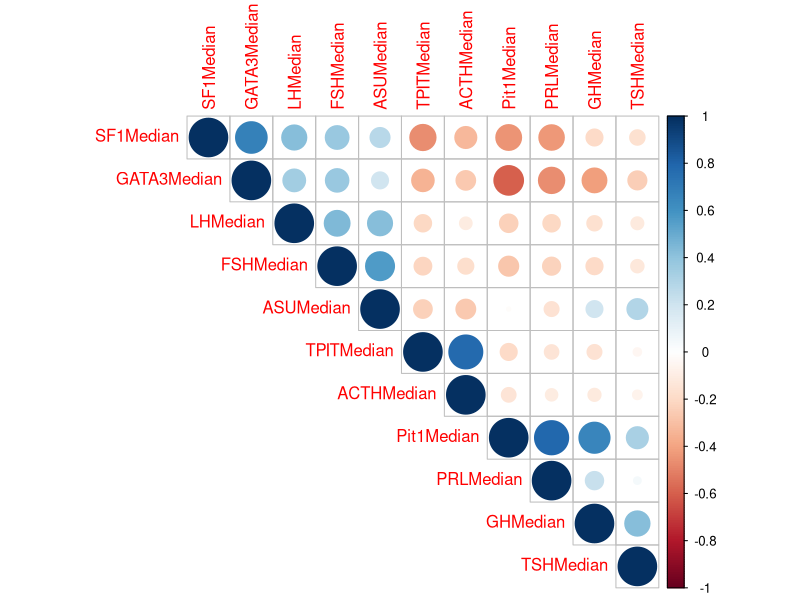
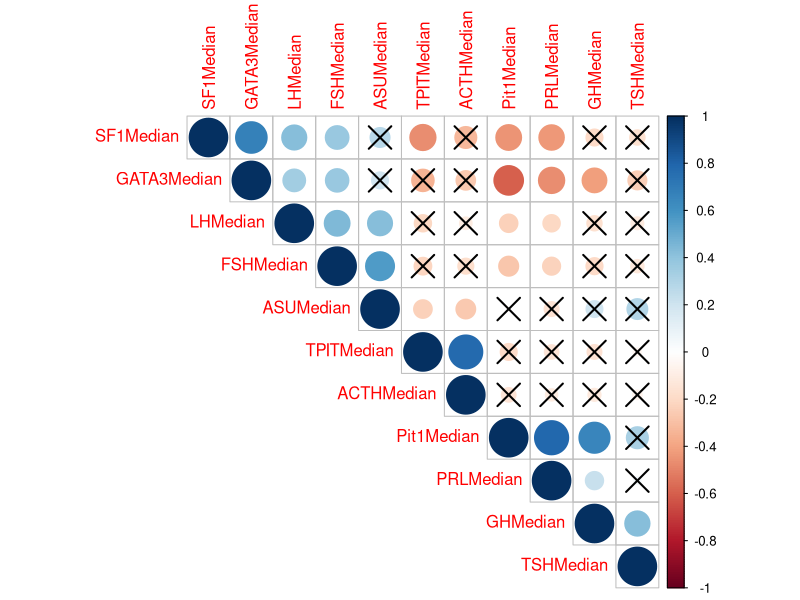
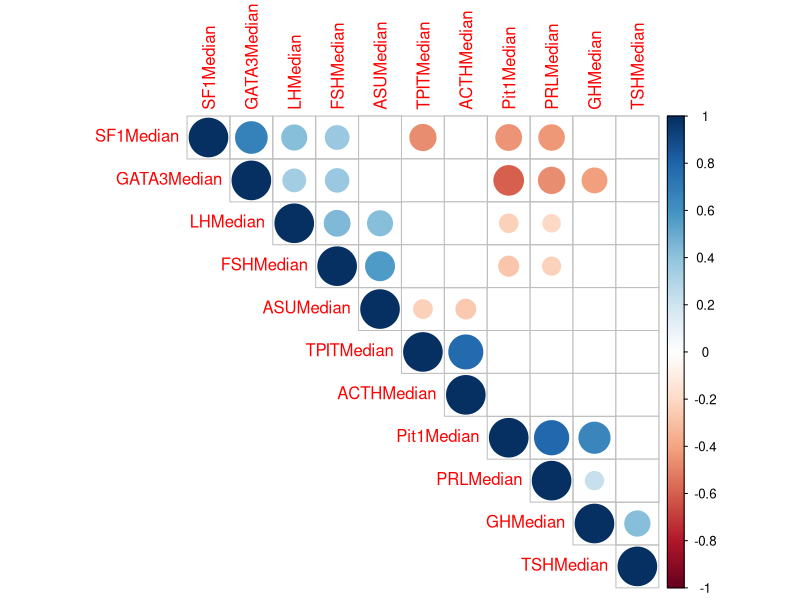
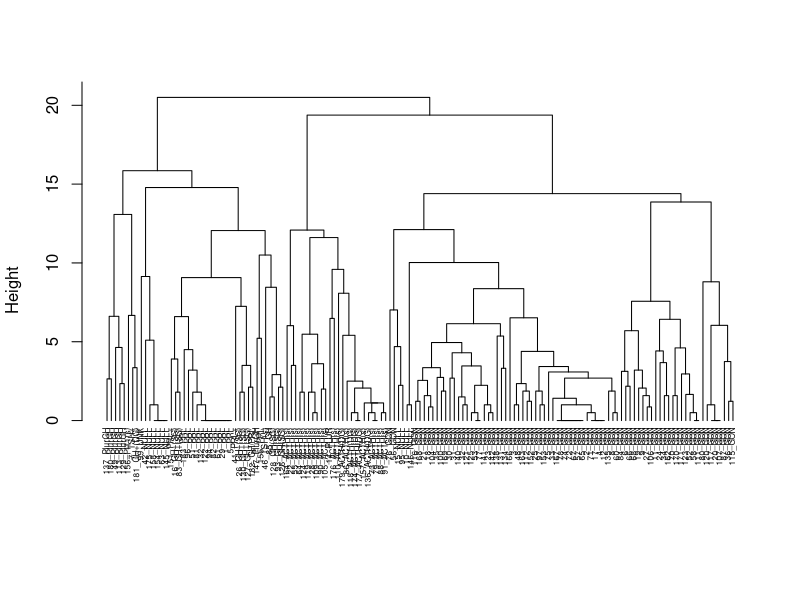
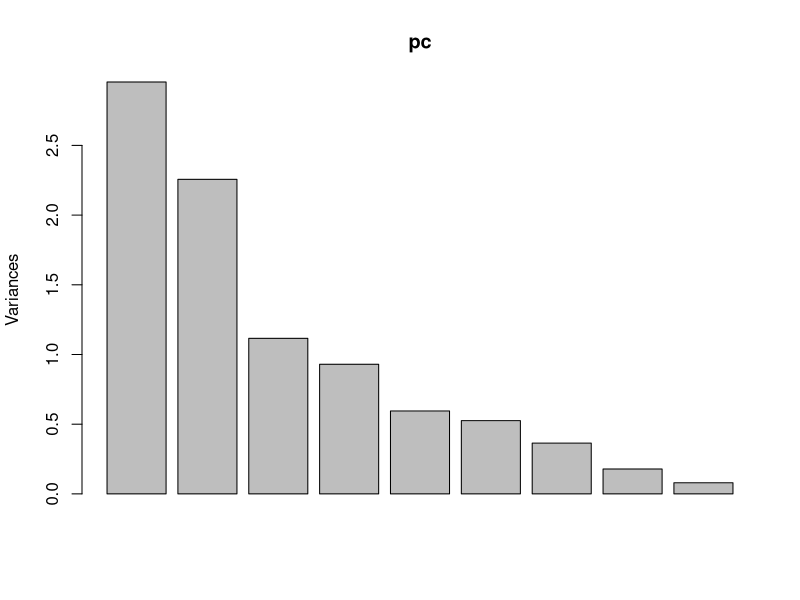
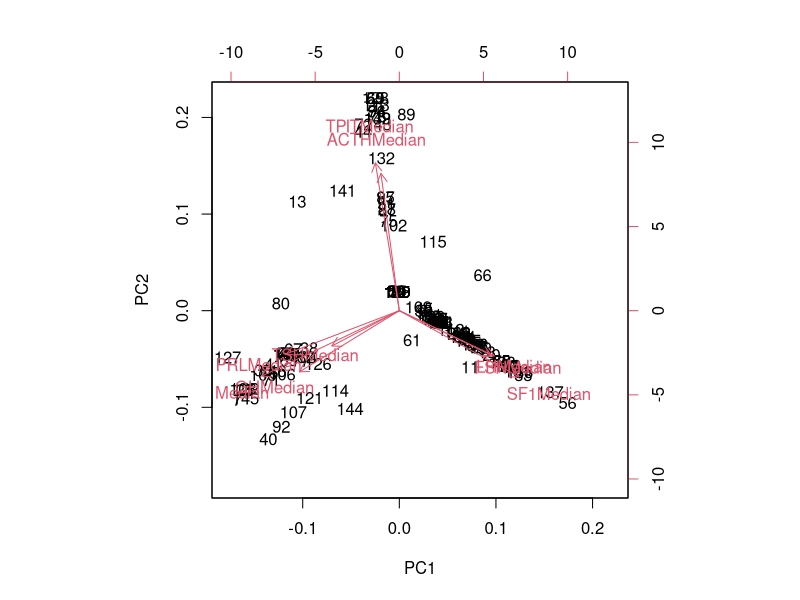
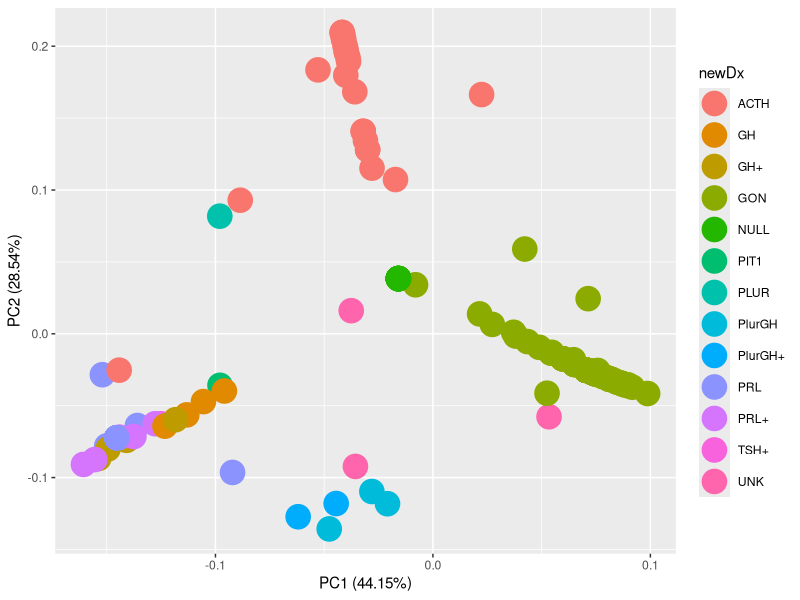

These charts were generated, in order, by the following R code: (Note: this script raises an error after producing the figures.)
## ---- chunk 1
knitr::opts_chunk$set(echo = TRUE)
## ---- chunk 2
library(tidyverse)

patma <- read_csv("data/TpitAddedVillaUpdate.csv")

newClass <- patma %>%
  count(finDx, sort = TRUE)
newClass
sum(newClass$n)

oldClass <- patma %>% 
  count(Dx, sort = TRUE)
oldClass
sum(oldClass$n)
## ---- chunk 3
library(corrplot)
patma %>% 
  select(SF1Median, Pit1Median, TPITMedian, PRLMedian, GHMedian, TSHMedian, LHMedian, FSHMedian, ACTHMedian) %>% 
  cor(y = NULL, use = "complete.obs", method = "pearson") %>% 
  round(2)

M <- patma %>% 
  select(SF1Median, Pit1Median, TPITMedian, PRLMedian, GHMedian, TSHMedian, LHMedian, FSHMedian, ACTHMedian, ASUMedian, GATA3Median) %>% 
  cor(y = NULL, use = "complete.obs", method = "pearson")

corrplot(M, type = "upper", order = "hclust")

# mat : is a matrix of data (function by Alboukadel Kassambara
#PhD, see his webpage, cited above)
# ... : further arguments to pass to the native R cor.test function
cor.mtest <- function(mat, ...) {
    mat <- as.matrix(mat)
    n <- ncol(mat)
    p.mat<- matrix(NA, n, n)
    diag(p.mat) <- 0
    for (i in 1:(n - 1)) {
        for (j in (i + 1):n) {
            tmp <- cor.test(mat[, i], mat[, j], ...)
            p.mat[i, j] <- p.mat[j, i] <- tmp$p.value
        }
    }
  colnames(p.mat) <- rownames(p.mat) <- colnames(mat)
  p.mat
}
# matrix of the p-value of the correlation
p.mat <- cor.mtest(M)
head(p.mat[, 1:5])

# Specialized the insignificant value according to the significant level: this crosses out insig. values
corrplot(M, type="upper", order="hclust", 
         p.mat = p.mat, sig.level = 0.05)

# Leave blank on no significant coefficient
corrplot(M, type="upper", order="hclust", 
         p.mat = p.mat, sig.level = 0.05, insig = "blank")

# Another way to get p-values manually is to use the Hmisc package: 
library(Hmisc)

pvalues <- patma %>% 
  select(SF1Median, Pit1Median, TPITMedian, PRLMedian, GHMedian, TSHMedian, LHMedian, FSHMedian, ACTHMedian, ASUMedian, GATA3Median) %>% 
  cor(y = NULL, use = "complete.obs", method = "pearson") %>%
  as.matrix() %>%
  rcorr()

pvalues

## ---- chunk 4
rowsAssigned <- patma %>%
  unite("RowNames", c("CaseID", "finDx")) %>%
  column_to_rownames(var = "RowNames")

df <- rowsAssigned %>% 
  select(SF1Median, Pit1Median, TPITMedian, PRLMedian, GHMedian, TSHMedian, LHMedian, FSHMedian, ACTHMedian, ASUMedian, GATA3Median) %>%
  na.omit()

d <- dist(df, method = "euclidean")

hc1 <- hclust(d, method = "complete")

plot(hc1, 
     main = "", # As an alternative: main = "Hierarchical Clustering",
     xlab = "", 
     sub = "", 
     cex.sub = 1.5,
     cex = 0.5,
     #      cex.main = 2, #this doesn't matter since the label is supressed in line 100 with main = ""
     pty = "m", 
     hang = -2)

## ---- chunk 5
set.seed(2019)
rowsAssigned <- patma %>%
  unite("RowNames", c("CaseID", "finDx")) %>%
  column_to_rownames(var = "RowNames")

km6 <- rowsAssigned %>% 
  select(SF1Median, Pit1Median, TPITMedian, PRLMedian, GHMedian, TSHMedian, LHMedian, FSHMedian, ACTHMedian) %>%
  na.omit() %>% 
  kmeans(6,nstart=20)

km6
km.g6 <- km6$cluster
km.g6 %>% sort()

## ---- chunk 6
pc <- patma %>% 
  select(SF1Median, Pit1Median, TPITMedian, PRLMedian, GHMedian, TSHMedian, LHMedian, FSHMedian, ACTHMedian) %>%
  na.omit() %>% 
  prcomp(center = TRUE, scale = TRUE)

summary(pc) # these list the principle components in decending explanatory ability. See proporation of overall variance.
plot(pc) # how many components do you want to include? No set answer
pc # rotation section lets us know the relationship between IHC and principle components
predict(pc)
biplot(pc) # VERY interesting in its ability to distinguish between the Pit1, SF1 and Tpit groups

library(ggfortify)
df <- patma %>% 
  select(SF1Median, Pit1Median, TPITMedian, PRLMedian, GHMedian, TSHMedian, LHMedian, FSHMedian, ACTHMedian) %>%
  na.omit()

trimmedSet <- patma %>% 
  select(SF1Median, Pit1Median, TPITMedian, PRLMedian, GHMedian, TSHMedian, LHMedian, FSHMedian, ACTHMedian, newDx) %>%
  na.omit()

autoplot(prcomp(df), data = trimmedSet, colour = 'newDx', size = 8)

## ---- chunk 7
library(Rtsne)
patma_unique <- patma %>% 
  na.omit() %>% 
  unique()
patma_matrix <- as.matrix(patma_unique[,c(4:12, 18, 23, 24)])
set.seed(2019)
tsne_out <- Rtsne(patma_matrix, check_duplicates = FALSE, theta = 0.0) 

library(ggplot2)
tsne_plot <- data.frame(x = tsne_out$Y[,1], y = tsne_out$Y[,2], Diagnoses = patma_unique$newDx)

ggplot(tsne_plot) + 
  geom_point(aes(x=x, y=y, color=Diagnoses), size = 5) +
  theme_minimal()
## ---- chunk 8

## ---- chunk 9
library(rpart)
trimmedSet <- patma %>% 
  select(SF1Median, Pit1Median, TPITMedian, PRLMedian, GHMedian, TSHMedian, LHMedian, FSHMedian, ACTHMedian, newDx) %>%
  na.omit()

model <- rpart(newDx ~., data = trimmedSet)
par(xpd = NA) # otherwise on some devices the text is clipped
plot(model)
text(model, digits = 3)
